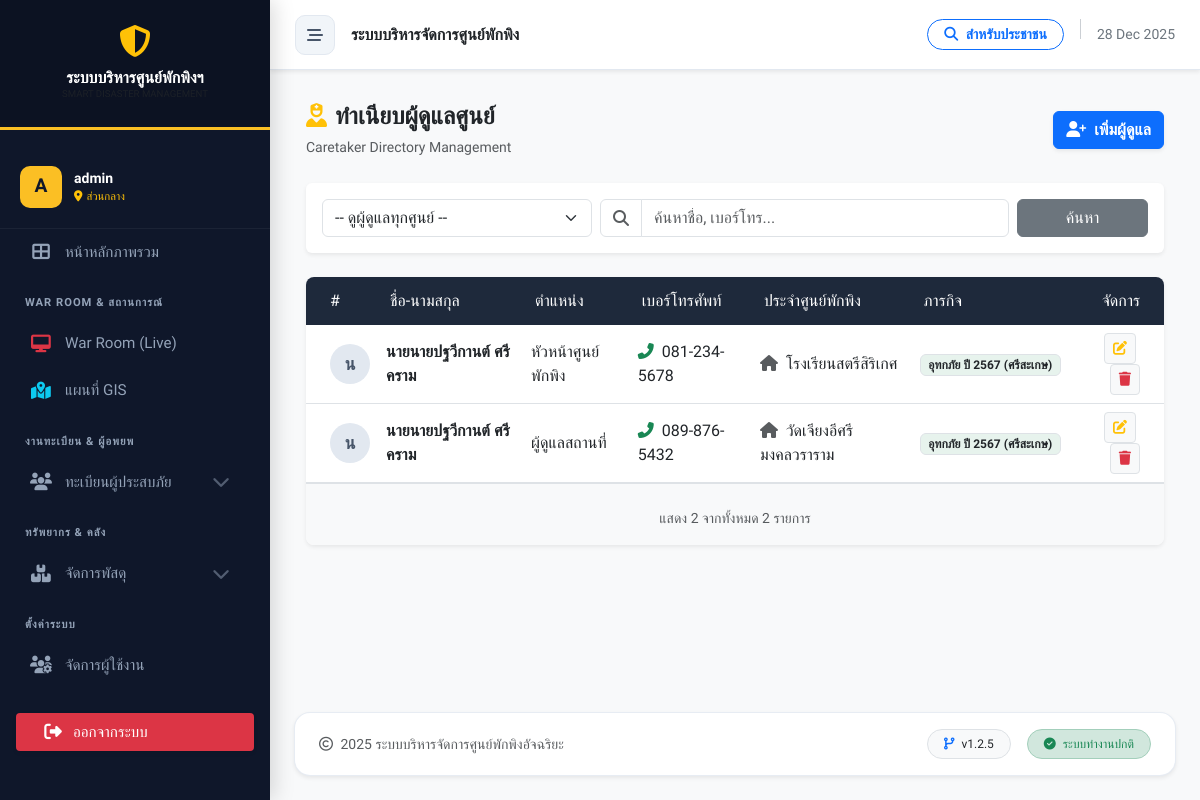
Page /caretaker_list.php (signed in) on the committed database.
### tables this page shows
CREATE TABLE `caretakers` (
  `id` int(11) NOT NULL,
  `prefix` varchar(50) DEFAULT NULL,
  `first_name` varchar(100) NOT NULL DEFAULT '',
  `last_name` varchar(100) NOT NULL DEFAULT '',
  `shelter_id` int(11) NOT NULL,
  `full_name` varchar(100) NOT NULL,
  `phone` varchar(20) NOT NULL,
  `position` varchar(100) DEFAULT NULL,
  `status` enum('active','inactive') NOT NULL DEFAULT 'active'
);

CREATE TABLE `shelters` (
  `id` int(11) NOT NULL,
  `incident_id` int(11) NOT NULL COMMENT 'ผูกกับเหตุการณ์ไหน',
  `name` varchar(200) NOT NULL COMMENT 'ชื่อศูนย์',
  `location` text NOT NULL COMMENT 'ที่ตั้ง',
  `district` varchar(100) DEFAULT NULL,
  `province` varchar(100) DEFAULT NULL,
  `latitude` decimal(10,8) DEFAULT NULL,
  `longitude` decimal(11,8) DEFAULT NULL,
  `capacity` int(11) NOT NULL DEFAULT 0 COMMENT 'ความจุสูงสุด',
  `contact_person` varchar(255) DEFAULT NULL,
  `contact_phone` varchar(20) DEFAULT NULL,
  `status` enum('open','full','closed') NOT NULL DEFAULT 'open',
  `last_updated` datetime DEFAULT NULL,
  `created_at` datetime DEFAULT current_timestamp()
);

CREATE TABLE `incidents` (
  `id` int(11) NOT NULL,
  `name` varchar(200) NOT NULL COMMENT 'ชื่อเหตุการณ์ (เช่น น้ำท่วมปี 67)',
  `type` varchar(50) NOT NULL DEFAULT 'other',
  `description` text DEFAULT NULL,
  `start_date` date NOT NULL,
  `end_date` date DEFAULT NULL,
  `status` enum('active','closed') NOT NULL DEFAULT 'active',
  `created_at` timestamp NOT NULL DEFAULT current_timestamp()
);

### caretaker_list.php (the view, shortened to what this page needs)
<?php
require_once 'config/db.php';
$page = isset($_GET['page']) ? (int)$_GET['page'] : 1;
$limit = 15;
$offset = ($page - 1) * $limit;
$keyword = isset($_GET['keyword']) ? trim($_GET['keyword']) : '';
$caretakers = [];
$total_records = 0;
try {
    $where_sql = " WHERE (c.first_name LIKE ? OR c.last_name LIKE ? OR c.phone LIKE ? OR s.name LIKE ?) ";
    $params = ["%$keyword%", "%$keyword%", "%$keyword%", "%$keyword%"];
    $sql_count = "SELECT COUNT(*)
            FROM caretakers c
            LEFT JOIN shelters s ON c.shelter_id = s.id
            " . $where_sql;
    $stmt_count = $pdo->prepare($sql_count);
    $stmt_count->execute($params);
    $total_records = $stmt_count->fetchColumn();
    $sql = "SELECT c.*, s.name as shelter_name, i.name as incident_name, i.status as incident_status
            FROM caretakers c
            LEFT JOIN shelters s ON c.shelter_id = s.id
            LEFT JOIN incidents i ON s.incident_id = i.id
            " . $where_sql . "
            ORDER BY c.first_name ASC LIMIT $limit OFFSET $offset";
    $stmt = $pdo->prepare($sql);
    $stmt->execute($params);
    $caretakers = $stmt->fetchAll();
} catch (\PDOException $e) {
    $db_error = "เกิดข้อผิดพลาดฐานข้อมูล: " . $e->getMessage();
}
?>
<!DOCTYPE html>
<html lang="th">
<head>
</head>
<body class="bg-light">
<?php include 'includes/header.php'; ?>
<div class="container-fluid">
    <div class="d-flex justify-content-between align-items-center mb-4 pt-2">
        <div>
            <h4 class="fw-bold text-dark mb-1">
                <i class="fas fa-user-nurse text-warning me-2"></i>ทำเนียบผู้ดูแลศูนย์
            </h4>
            <span class="text-muted small">Caretaker Directory Management</span>
        </div>
        <button class="btn btn-primary shadow-sm fw-bold" type="button" onclick="openAddModal()">
            <i class="fas fa-user-plus me-2"></i>เพิ่มผู้ดูแล
        </button>
    </div>
    <div class="card border-0 shadow-sm mb-4">
        <div class="card-body p-3">
            <form action="" method="GET" class="row g-2 align-items-center">
                <div class="col-md-4">
                    <select name="shelter_filter" class="form-select" onchange="this.form.submit()">
                        <option value="">-- ดูผู้ดูแลทุกศูนย์ --</option>
                    </select>
                </div>
                <div class="col-md-6">
                    <div class="input-group">
                        <span class="input-group-text bg-white text-muted"><i class="fas fa-search"></i></span>
                        <input type="text" name="keyword" class="form-control" placeholder="ค้นหาชื่อ, เบอร์โทร..." value="<?php echo htmlspecialchars($keyword); ?>">
                    </div>
                </div>
                <div class="col-md-2">
                    <button type="submit" class="btn btn-secondary w-100">ค้นหา</button>
                </div>
            </form>
        </div>
    </div>
    <div class="card border-0 shadow-sm rounded-3 overflow-hidden">
        <div class="card-body p-0">
            <div class="table-responsive">
                <table class="table table-hover align-middle mb-0 table-official">
                    <thead>
                        <tr>
                            <th class="ps-4" style="width: 60px;">#</th>
                            <th>ชื่อ-นามสกุล</th>
                            <th>ตำแหน่ง</th>
                            <th>เบอร์โทรศัพท์</th>
                            <th>ประจำศูนย์พักพิง</th>
                            <th>ภารกิจ</th>
                            <th class="text-end pe-4">จัดการ</th>
                        </tr>
                    </thead>
                    <tbody>
                        <?php if(count($caretakers) > 0): ?>
                            <?php foreach ($caretakers as $row): ?>
                            <tr>
                                <td class="ps-4">
                                    <div class="avatar-initial">
                                        <?php echo mb_substr($row['first_name'], 0, 1); ?>
                                    </div>
                                </td>
                                <td>
                                    <div class="fw-bold text-dark"><?php echo htmlspecialchars($row['prefix'] . $row['first_name'] . ' ' . $row['last_name']); ?></div>
                                </td>
                                <td><?php echo htmlspecialchars($row['position']); ?></td>
                                <td>
                                    <?php if($row['phone']): ?>
                                        <a href="tel:<?php echo $row['phone']; ?>" class="text-decoration-none text-dark">
                                            <i class="fas fa-phone-alt text-success me-1"></i> <?php echo $row['phone']; ?>
                                        </a>
                                    <?php else: ?>
                                        <span class="text-muted">-</span>
                                    <?php endif; ?>
                                </td>
                                <td>
                                    <?php if($row['shelter_name']): ?>
                                        <i class="fas fa-home text-muted me-1"></i> <?php echo htmlspecialchars($row['shelter_name']); ?>
                                    <?php else: ?>
                                        <span class="text-muted fst-italic">ไม่ระบุ</span>
                                    <?php endif; ?>
                                </td>
                                <td>
                                    <?php if($row['incident_name']): ?>
                                        <span class="badge <?php echo ($row['incident_status']=='active'?'bg-success':'bg-secondary'); ?> bg-opacity-10 text-dark border">
                                            <?php echo htmlspecialchars($row['incident_name']); ?>
                                        </span>
                                    <?php else: ?>
                                        -
                                    <?php endif; ?>
                                </td>
                                <td class="text-end pe-4">
                                    <button class="btn btn-sm btn-light border me-1"
                                            onclick='openEditModal(<?php echo json_encode($row); ?>)'
                                            title="แก้ไข">
                                        <i class="fas fa-edit text-warning"></i>
                                    </button>
                                    <button onclick="confirmDelete(<?php echo $row['id']; ?>)" class="btn btn-sm btn-light border" title="ลบ">
                                        <i class="fas fa-trash text-danger"></i>
                                    </button>
                                </td>
                            </tr>
                            <?php endforeach; ?>
                        <?php endif; ?>
                    </tbody>
                </table>
            </div>
            <div class="p-3 bg-light border-top">
                <div class="text-center text-muted small mt-2">
                    แสดง <?php echo count($caretakers); ?> จากทั้งหมด <?php echo number_format($total_records); ?> รายการ
                </div>
            </div>
        </div>
    </div>
</div>
<?php include 'includes/footer.php'; ?>
</body>
</html>

### assets/css/style.css (style rules this page uses)
:root { --sidebar-width: 280px; --sidebar-collapsed-width: 0px; --primary-color: #2563eb; --primary-dark: #1e40af; --bg-color: #f8fafc; --sidebar-bg: #0f172a; --text-color: #334155; --transition-speed: 0.3s; }
body { font-family: 'Sarabun', sans-serif; background-color: var(--bg-color); color: var(--text-color); overflow-x: hidden; }

### caretaker_list.php (style rules this page uses)
.avatar-initial { width: 40px; height: 40px; background-color: #e2e8f0; color: #475569; border-radius: 50%; display: flex; align-items: center; justify-content: center; font-weight: bold; font-size: 1.1rem; }
.table-official thead th { background-color: #1e293b; color: white; font-weight: 500; border: none; padding: 12px; }

### includes/header.php (style rules this page uses)
:root { --sidebar-width: 270px; --nav-bg: #0f172a; --nav-hover: #1e293b; --active-gold: #fbbf24; --text-main: #f1f5f9; --text-muted: #94a3b8; --body-bg: #f8fafc; }
body { font-family: 'Prompt', sans-serif; background-color: var(--body-bg); color: #334155; overflow-x: hidden; }

### rows in the picture
caretakers: first_name "น", prefix+first_name+last_name "นายนายปฐวีกานต์ ศรีคราม", position "หัวหน้าศูนย์พักพิง", phone "081-234-5678", shelter.name "โรงเรียนสตรีสิริเกศ", incidents.name "อุทกภัย ปี 2567 (ศรีสะเกษ)"
caretakers: first_name "น", prefix+first_name+last_name "นายนายปฐวีกานต์ ศรีคราม", position "ผู้ดูแลสถานที่", phone "089-876-5432", shelter.name "วัดเจียงอีศรีมงคลวราราม", incidents.name "อุทกภัย ปี 2567 (ศรีสะเกษ)"

### other values in the picture
substr($_SESSION['username'] ?? 'U', 0, 1) "A"
$_SESSION['username'] "admin"
$user_shelter_name ?: 'ส่วนกลาง' "ส่วนกลาง"
count($caretakers) "2"
$total_records "2"
